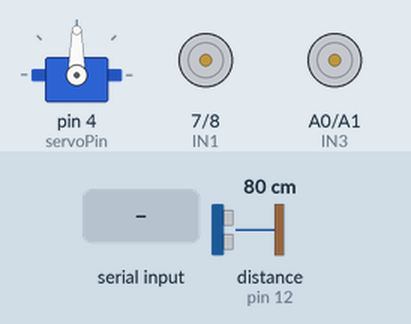
This sketch was run on a simulated Arduino Uno, built with avr-gcc and run on an emulated ATmega328P. Parts: servo, motor-driver pin pairs drawn as motors (green arrow = first pin HIGH = forward, orange = second pin HIGH = backward, longer = more drive, scaled by the enable pin). Wiring (inferred from the names in the program): ultrasonic range finder: trigger pin 11; echo pin 12. The inputs (shaded band) are chosen by the test bench; at power-on: distance to the obstacle (sensor on pin 12) 80 cm. The echo pulse lasts 58.3 µs per cm; what the sketch prints to the serial monitor is not drawn.

Above: at 1.2 s.
1.3 s: "1" received over the second serial link
At 2.4 s:
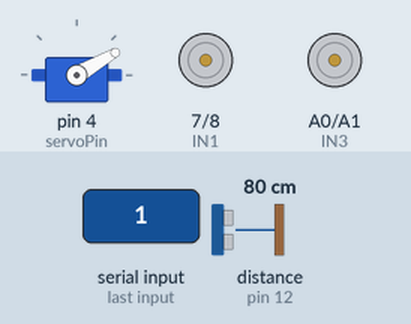
2.8 s: "3" received over the second serial link
At 3.8 s:
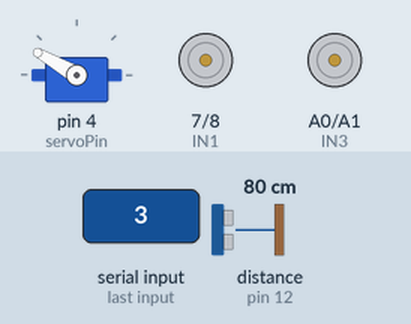
4.3 s: "F" received over the second serial link
At 5.2 s:
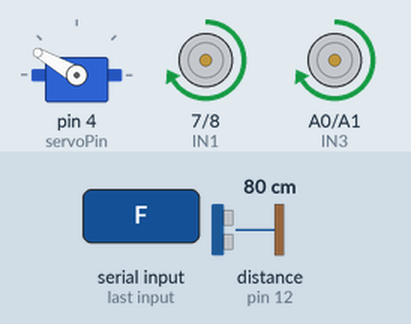
5.8 s: "2" received over the second serial link
At 7.0 s:
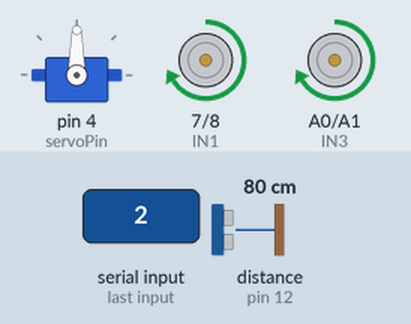
7.3 s: "B" received over the second serial link
At 8.5 s:
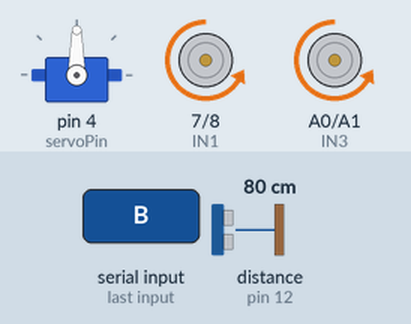
8.8 s: "L" received over the second serial link
At 9.5 s:
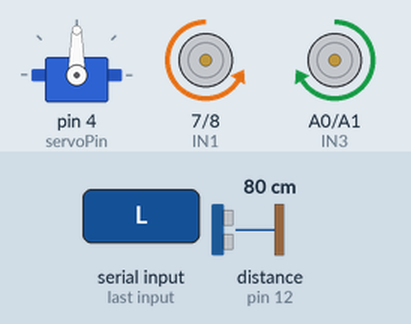
Timing chart, 0 to 11.3 s (numbered marks = the images above; inputs shaded):
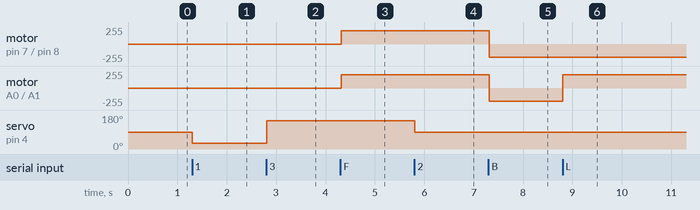

The sketch:

mobileBase_overall_operation.ino
```cpp
/*
 * Master Integration: Teleoperation + Autonomous Safety Override
 * Architecture: Arduino UNO + L298N + HC-05 + HC-SR04 + SG90
 */

#include <SoftwareSerial.h>
#include <Servo.h>

// --- Pin Definitions ---
const int ENA = 5, IN1 = 7, IN2 = 8;
const int ENB = 6, IN3 = A0, IN4 = A1;
const int rxPin = 2, txPin = 3;
SoftwareSerial BTSerial(rxPin, txPin);

const int trigPin = 11, echoPin = 12, servoPin = 4;
Servo sensorServo;

// --- System Parameters ---
const int driveSpeed = 200;
const int safeDistance = 25;

char currentMotorCommand = 'S';
int currentServoAngle = 90; // Track where the sensor is looking

void setup() {
  pinMode(ENA, OUTPUT); pinMode(IN1, OUTPUT); pinMode(IN2, OUTPUT);
  pinMode(ENB, OUTPUT); pinMode(IN3, OUTPUT); pinMode(IN4, OUTPUT);
  pinMode(trigPin, OUTPUT); pinMode(echoPin, INPUT);

  sensorServo.attach(servoPin);
  sensorServo.write(currentServoAngle);

  BTSerial.begin(9600);
  Serial.begin(9600);

  stopMotors();
  Serial.println("Hybrid System Online. Awaiting Telemetry...");
}

void loop() {
  // 1. Environmental Polling
  int currentDistance = getDistance();

  // 2. Telemetry Polling & Routing
  if (BTSerial.available()) {
    char incomingData = BTSerial.read();

    // BUG FIX: Added '||' operators
    if (incomingData == '1' || incomingData == '2' || incomingData == '3') {
      executeServo(incomingData);
    }
    // BUG FIX: Removed stray 'a'
    else {
      currentMotorCommand = incomingData;
    }
  }

  // 3. Subsumption Logic (Safety Override)
  if (currentDistance > 0 && currentDistance <= safeDistance) {
    if (currentMotorCommand == 'F' && currentServoAngle == 90) {
      Serial.println("WARNING: Collision Imminent. Forward Suppressed.");
      currentMotorCommand = 'S';
    }
  }

  // 4. Kinematic Execution
  executeMotors(currentMotorCommand);

  delay(10);
}

// --- Sensor Function ---
int getDistance() {
  digitalWrite(trigPin, LOW); delayMicroseconds(2);
  digitalWrite(trigPin, HIGH); delayMicroseconds(10);
  digitalWrite(trigPin, LOW);

  long duration = pulseIn(echoPin, HIGH, 30000);
  int distance = duration * 0.034 / 2;

  if (distance == 0) return 999;
  return distance;
}

// --- Servo Execution ---
void executeServo(char cmd) {
  switch (cmd) {
    case '1': currentServoAngle = 30; break;
    case '2': currentServoAngle = 90; break;
    case '3': currentServoAngle = 150; break;
  }
  sensorServo.write(currentServoAngle);
}

// --- Motor Execution ---
void executeMotors(char cmd) {
  switch (cmd) {
    case 'F': moveForward(driveSpeed); break;
    case 'B': moveBackward(driveSpeed); break;
    case 'L': turnLeft(driveSpeed); break;
    case 'R': turnRight(driveSpeed); break;
    case 'S': stopMotors(); break;
    default: break;
  }
}

// --- Kinematic Functions ---
void moveForward(int speed) {
  digitalWrite(IN1, HIGH); digitalWrite(IN2, LOW); analogWrite(ENA, speed);
  digitalWrite(IN3, HIGH); digitalWrite(IN4, LOW); analogWrite(ENB, speed);
}
void moveBackward(int speed) {
  digitalWrite(IN1, LOW); digitalWrite(IN2, HIGH); analogWrite(ENA, speed);
  digitalWrite(IN3, LOW); digitalWrite(IN4, HIGH); analogWrite(ENB, speed);
}
void turnRight(int speed) {
  digitalWrite(IN1, HIGH); digitalWrite(IN2, LOW); analogWrite(ENA, speed);
  digitalWrite(IN3, LOW); digitalWrite(IN4, HIGH); analogWrite(ENB, speed);
}
void turnLeft(int speed) {
  digitalWrite(IN1, LOW); digitalWrite(IN2, HIGH); analogWrite(ENA, speed);
  digitalWrite(IN3, HIGH); digitalWrite(IN4, LOW); analogWrite(ENB, speed);
}
void stopMotors() {
  digitalWrite(IN1, LOW); digitalWrite(IN2, LOW); analogWrite(ENA, 0);
  digitalWrite(IN3, LOW); digitalWrite(IN4, LOW); analogWrite(ENB, 0);
}
```

Measured:
- after the input at 1.3 s, servo on pin 4 (servoPin): 90° → 30° at once
- after the input at 2.8 s, servo on pin 4 (servoPin): 30° → 150° at once
- after the input at 4.3 s, motor on pin 7 (IN1) / pin 8 (IN2), motor on A0 (IN3) / A1 (IN4): stopped → forward 200/255 at once
- after the input at 5.8 s, servo on pin 4 (servoPin): 150° → 90° at once
- after the input at 7.3 s, motor on pin 7 (IN1) / pin 8 (IN2), motor on A0 (IN3) / A1 (IN4): forward 200/255 → backward 200/255 at once
- after the input at 8.8 s, motor on A0 (IN3) / A1 (IN4): backward 200/255 → forward 200/255 at once
